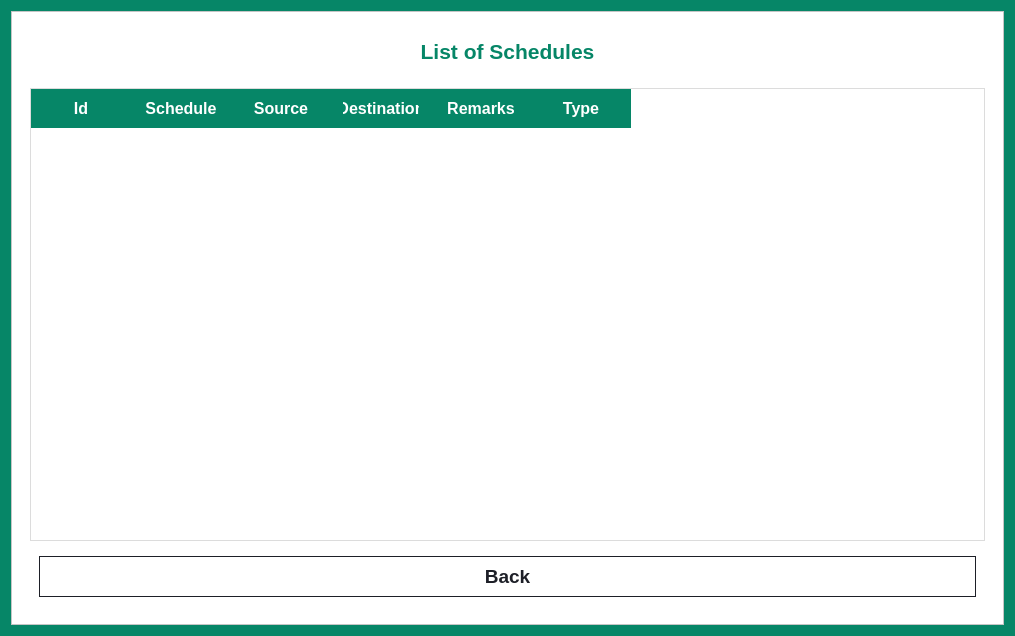
<?xml version="1.0" encoding="UTF-8"?>
<ui version="4.0">
 <class>ListSchedulesDialog</class>
 <widget class="QDialog" name="ListSchedulesDialog">
  <property name="geometry">
   <rect>
    <x>0</x>
    <y>0</y>
    <width>1015</width>
    <height>636</height>
   </rect>
  </property>
  <property name="windowTitle">
   <string>Set Schedules</string>
  </property>
  <property name="styleSheet">
   <string notr="true">QDialog#ListSchedulesDialog {
	background-color: rgb(6, 134, 103);
}

QFrame {
	background: white;
}

QPushButton {
	padding: 16px 32px;
	font-size: 32px;
	font-weight: 500;
	qproperty-iconSize: 36px 36px;
	background-color: rgb(6, 134, 103);
	color: white;
	text-align: left;
}

QRadioButton {
	padding: 32px;
	font-size: 24px;
	font-weight: 500;
	background-color: white;
	color: rgb(29, 31, 39);
	border: 1px solid rgb(29, 31, 39);
}

QRadioButton::indicator {
	width: 0;
	height: 0;
}

QRadioButton:hover {
	background-color: rgb(234, 234, 234);
}

QRadioButton:checked {
	color: white;
	background-color: rgb(6, 134, 103);
	border: none;
}

QProgressBar {
    border: 1px solid rgb(29, 31, 39);
    height: 20px;
    text-align: center;
    font-weight: bold;
}

QProgressBar::chunk {
    background-color: rgb(6, 134, 103);
}

QLabel {
    color: rgb(29, 31, 39);
    font-weight: bold;
}</string>
  </property>
  <layout class="QGridLayout" name="gridLayout">
   <item row="0" column="0">
    <widget class="QFrame" name="frame">
     <property name="styleSheet">
      <string notr="true">* {
	font-family: &quot;Ubuntu Sans&quot;;
}</string>
     </property>
     <property name="frameShape">
      <enum>QFrame::StyledPanel</enum>
     </property>
     <property name="frameShadow">
      <enum>QFrame::Raised</enum>
     </property>
     <layout class="QVBoxLayout" name="verticalLayout">
      <item>
       <widget class="QFrame" name="frame_2">
        <property name="sizePolicy">
         <sizepolicy hsizetype="Preferred" vsizetype="Fixed">
          <horstretch>0</horstretch>
          <verstretch>0</verstretch>
         </sizepolicy>
        </property>
        <property name="styleSheet">
         <string notr="true">QLabel {
	text-align: center;
}</string>
        </property>
        <property name="frameShape">
         <enum>QFrame::NoFrame</enum>
        </property>
        <property name="frameShadow">
         <enum>QFrame::Plain</enum>
        </property>
        <layout class="QHBoxLayout" name="horizontalLayout_2">
         <item>
          <widget class="QFrame" name="frame_7">
           <property name="styleSheet">
            <string notr="true">QLabel {
	font-size: 16pt;
	color: rgb(6, 134, 103);
}</string>
           </property>
           <property name="frameShape">
            <enum>QFrame::NoFrame</enum>
           </property>
           <property name="frameShadow">
            <enum>QFrame::Raised</enum>
           </property>
           <layout class="QHBoxLayout" name="horizontalLayout">
            <property name="bottomMargin">
             <number>0</number>
            </property>
            <item>
             <widget class="QLabel" name="label_7">
              <property name="sizePolicy">
               <sizepolicy hsizetype="Preferred" vsizetype="Minimum">
                <horstretch>0</horstretch>
                <verstretch>0</verstretch>
               </sizepolicy>
              </property>
              <property name="text">
               <string>List of Schedules</string>
              </property>
              <property name="alignment">
               <set>Qt::AlignCenter</set>
              </property>
             </widget>
            </item>
           </layout>
          </widget>
         </item>
        </layout>
       </widget>
      </item>
      <item>
       <widget class="QFrame" name="frame_3">
        <property name="frameShape">
         <enum>QFrame::NoFrame</enum>
        </property>
        <property name="frameShadow">
         <enum>QFrame::Raised</enum>
        </property>
        <layout class="QVBoxLayout" name="verticalLayout_2">
         <item>
          <widget class="QTableWidget" name="schedule_table">
           <property name="styleSheet">
            <string notr="true">* {
    font-size: 12pt;
    color: rgb(29, 31, 39);
}

QHeaderView::section {
    background-color: rgb(6, 134, 103);
    color: white;
    font-weight: bold;
    padding: 8px 12px;
    border: none;
}

QTableCornerButton::section {
    background-color: rgb(6, 134, 103);
    border: none;
}

QTableWidget {
    background-color: white;
    selection-background-color: rgb(6, 134, 103);
    selection-color: white;
    gridline-color: transparent;
    border: 1px solid rgb(220, 220, 220);
    show-decoration-selected: 1;
}

QTableWidget::item {
    padding: 6px 10px;
    border: none;
    font-weight: normal;
    color: rgb(29, 31, 39);
}

QTableWidget::item:hover {
    background-color: rgba(6, 134, 103, 0.1);
}

QTableWidget::item:selected {
    background-color: rgba(6, 134, 103, 0.5);
    color: white;
    font-weight: 700;
}

QTableView {
    show-decoration-selected: 1;
}
</string>
           </property>
           <column>
            <property name="text">
             <string>Id</string>
            </property>
           </column>
           <column>
            <property name="text">
             <string>Schedule</string>
            </property>
           </column>
           <column>
            <property name="text">
             <string>Source</string>
            </property>
           </column>
           <column>
            <property name="text">
             <string>Destination</string>
            </property>
           </column>
           <column>
            <property name="text">
             <string>Remarks</string>
            </property>
           </column>
           <column>
            <property name="text">
             <string>Type</string>
            </property>
           </column>
          </widget>
         </item>
         <item>
          <widget class="QFrame" name="frame_4">
           <property name="styleSheet">
            <string notr="true">QPushButton {
	font-size: 14pt;
	padding: 8px;
	text-align: center;
}

QPushButton#backButton {
	background: white;
	color: rgb(29, 31, 39);
	border: 1px solid rgb(29, 31, 39);
}

QPushButton#backButton:hover {
	background: rgb(234, 234, 234);
}

QPushButton#backButton:disabled {
	background: lightgrey;
	color: darkgrey;
	border: none;
}</string>
           </property>
           <property name="frameShape">
            <enum>QFrame::NoFrame</enum>
           </property>
           <property name="frameShadow">
            <enum>QFrame::Raised</enum>
           </property>
           <layout class="QHBoxLayout" name="horizontalLayout_3">
            <item>
             <widget class="QPushButton" name="backButton">
              <property name="enabled">
               <bool>true</bool>
              </property>
              <property name="text">
               <string>Back</string>
              </property>
             </widget>
            </item>
           </layout>
          </widget>
         </item>
        </layout>
       </widget>
      </item>
     </layout>
    </widget>
   </item>
  </layout>
 </widget>
 <resources/>
 <connections/>
</ui>
